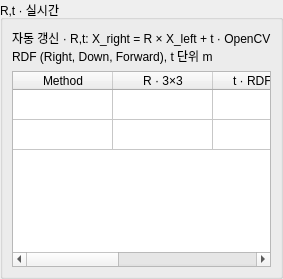
<?xml version='1.0' encoding='utf-8'?>
<ui version="4.0">
 <class>OpticalPoseForm</class>
 <widget class="QGroupBox" name="live_rt_group">
  <property name="componentBindings" stdset="0">
   <string>[["live_reference", "live_rt_group", null]]</string>
  </property>
  <property name="title">
   <string>R,t · 실시간</string>
  </property>
  <layout class="QVBoxLayout" name="QVBoxLayout_13" stretch="0,0">
   <property name="leftMargin">
    <number>9</number>
   </property>
   <property name="topMargin">
    <number>9</number>
   </property>
   <property name="rightMargin">
    <number>9</number>
   </property>
   <property name="bottomMargin">
    <number>9</number>
   </property>
   <property name="spacing">
    <number>6</number>
   </property>
   <item>
    <widget class="QLabel" name="compactContract_20">
     <property name="styleObjectName" stdset="0">
      <string>compactContract</string>
     </property>
     <property name="text">
      <string>자동 갱신 · R,t: X_right = R × X_left + t · OpenCV RDF (Right, Down, Forward), t 단위 m</string>
     </property>
     <property name="wordWrap">
      <bool>true</bool>
     </property>
    </widget>
   </item>
   <item>
    <widget class="QTableWidget" name="live_rt_table">
     <property name="componentBindings" stdset="0">
      <string>[["live_reference", "live_rt_table", null]]</string>
     </property>
     <property name="styleObjectName" stdset="0">
      <string>alignmentLiveRtTable</string>
     </property>
     <property name="minimumSize">
      <size>
       <width>0</width>
       <height>196</height>
      </size>
     </property>
     <property name="maximumSize">
      <size>
       <width>16777215</width>
       <height>196</height>
      </size>
     </property>
     <property name="editTriggers">
      <set>QAbstractItemView::NoEditTriggers</set>
     </property>
     <property name="selectionMode">
      <enum>QAbstractItemView::ExtendedSelection</enum>
     </property>
     <property name="selectionBehavior">
      <enum>QAbstractItemView::SelectRows</enum>
     </property>
     <property name="rowCount">
      <number>2</number>
     </property>
     <property name="columnCount">
      <number>5</number>
     </property>
     <property name="alternatingRowColors">
      <bool>false</bool>
     </property>
     <property name="wordWrap">
      <bool>false</bool>
     </property>
     <property name="textElideMode">
      <enum>Qt::ElideNone</enum>
     </property>
     <column>
      <property name="text">
       <string>Method</string>
      </property>
     </column>
     <column>
      <property name="text">
       <string>R · 3×3</string>
      </property>
     </column>
     <column>
      <property name="text">
       <string>t · RDF (m)</string>
      </property>
     </column>
     <column>
      <property name="text">
       <string>State</string>
      </property>
     </column>
     <column>
      <property name="text">
       <string>Age (s)</string>
      </property>
     </column>
     <property name="columnWidths" stdset="0">
      <string>[165, 315, 175, 100, 85]</string>
     </property>
     <property name="headerResizeModes" stdset="0">
      <string>[0, 0, 0, 0, 0]</string>
     </property>
     <property name="rowHeights" stdset="0">
      <string>[72, 72]</string>
     </property>
     <attribute name="verticalHeaderVisible">
      <bool>false</bool>
     </attribute>
     <attribute name="horizontalHeaderStretchLastSection">
      <bool>true</bool>
     </attribute>
    </widget>
   </item>
  </layout>
 </widget>
 <resources />
 <connections />
</ui>
